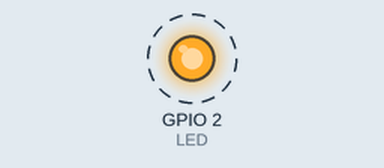
This program was run on a simulated ESP32. Shown: output pins drawn as LEDs (lit = HIGH). Dashed ring = blinking. What the program prints to the serial monitor is not drawn.

Above: at 0.2 s.
Timing chart, 0 to 3.0 s (numbered marks = the images above):
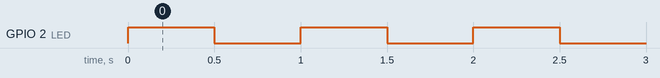

Measured:
- by itself, GPIO 2 (LED): alternates HIGH for 0.50 s and LOW for 0.50 s

The program:

main.cpp
```cpp
/* Exemplo para demonstrar o uso do grupo de eventos*/

/*inclusão da Biblioteca Arduino*/
#include <Arduino.h>

/*inclusão da Biblioteca FreeRTOS*/
#include "freertos/FreeRTOS.h"
#include "freertos/task.h"
#include "freertos/timers.h"
#include "freertos/event_groups.h"

#define LED 2

//mapeamento de eventos
#define TASK1_FLAG (1<<0) //1
#define TASK2_FLAG (1<<1) //10

TaskHandle_t xTask1Handle,xTask2Handle;
TimerHandle_t xTimer;
EventGroupHandle_t xEventos;

void vTask1(void *pvParameters);
void vTask2(void *pvParameters);
void callBackTimer1(TimerHandle_t pxTimer);

int tempo = 0;

void setup()
{
  Serial.begin(9600);
  pinMode(LED,OUTPUT);

  xEventos = xEventGroupCreate();
  xTimer = xTimerCreate("TIMER1",pdMS_TO_TICKS(1000),pdTRUE,0,callBackTimer1);
  xTaskCreate(vTask1,"TASK1",configMINIMAL_STACK_SIZE + 1024,NULL, 1, &xTask1Handle);
  xTaskCreate(vTask2,"TASK2",configMINIMAL_STACK_SIZE + 1024,NULL, 1, &xTask1Handle);

  xTimerStart(xTimer,0);

}

void loop()
{
  digitalWrite(LED,!digitalRead(LED));
  vTaskDelay(pdMS_TO_TICKS(500));
}

void vTask1(void *pvParameters)
{
  EventBits_t xBits;
  while(1)
  {
    xBits = xEventGroupWaitBits(xEventos,TASK1_FLAG,pdTRUE,pdTRUE,portMAX_DELAY);
    Serial.println("Task 1 saiu do estado de bloqueio: " + String(xBits));
  }
}
void vTask2(void *pvParameters)
{
  EventBits_t xBits;
  while(1)
  {
    xBits = xEventGroupWaitBits(xEventos,TASK2_FLAG,pdTRUE,pdTRUE,portMAX_DELAY);
    Serial.println("Task 2 saiu do estado de bloqueio: " + String(xBits));
  }
}
void callBackTimer1(TimerHandle_t pxTimer)
{
  tempo++;
  if(tempo == 5)
  {
    xEventGroupSetBits(xEventos,TASK1_FLAG);
  }
  else if(tempo == 10)
  {
    xEventGroupSetBits(xEventos,TASK2_FLAG);
  }
  else if(tempo == 15)
  {
    tempo = 0;
    xEventGroupSetBits(xEventos,TASK1_FLAG|TASK2_FLAG);
  }
}
```
